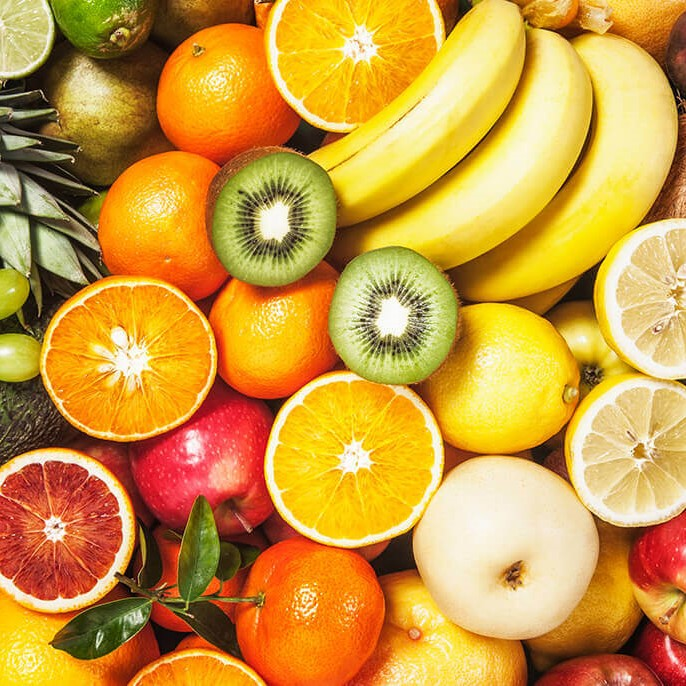
#> input picture assets/images/fruits.jpg, 686 x 686 px
$ jupyter execute '7 - 8.2. Cropping and Concatenating Images.ipynb'   (shell and % lines are left out)
#> lines starting #> are read from the running program, lines starting #| are printed output that depends on the picture
**Jarrian Vince G. Gojar**\
Instructor I\
*College of Information and Communications Technology, Sorsogon State University, Philippines*

# Introduction

In image processing, `cropping` refers to extracting a segment of an image. This is useful when you want to focus on a specific part of an image.

`Concatenating` images refers to combining two or more images into a single image.

**Read More:**

- [Cropping](https://en.wikipedia.org/wiki/Cropping_(image))
- [Concatenation](https://en.wikipedia.org/wiki/Concatenation)

# Setup

# Initial Setup

[cell 1]
# Import Libraries
import os
import cv2
import numpy as np
import matplotlib.pyplot as plt

# Asset Root
asset_root = os.path.join(os.getcwd(), '../../assets')

# Image Path
image_path = os.path.join(asset_root, 'images', 'fruits.jpg')

# Read Image and convert to RGB
input_image = cv2.cvtColor(cv2.imread(image_path), cv2.COLOR_BGR2RGB)

# Display Both Image
plt.figure("Fruits")

plt.imshow(input_image, cmap='gray')
plt.title("Original Image")
plt.axis('off')

plt.show()

# Cropping Images

To `crop` an image, you need to specify the region of interest (ROI) that you want to extract.
The ROI is defined by the top-left corner and the bottom-right corner of the region.

[cell 2]
# Define the region of interest
x1, y1 = 200, 150
x2, y2 = 350, 300

# Crop the image
cropped_image = input_image[y1:y2, x1:x2]
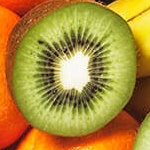
#> cropped_image: shape (150, 150, 3); mean R, G, B 173.3, 138.3, 56.8

# Display Both Image
plt.figure("Fruits")

plt.subplot(1, 2, 1)
plt.imshow(input_image)
plt.title(f"Original Image: {input_image.shape[0]}x{input_image.shape[1]}")
plt.axis('off')

plt.subplot(1, 2, 2)
plt.imshow(cropped_image)
plt.title(f"Cropped Image: {cropped_image.shape[0]}x{cropped_image.shape[1]}")
plt.axis('off')

plt.show()
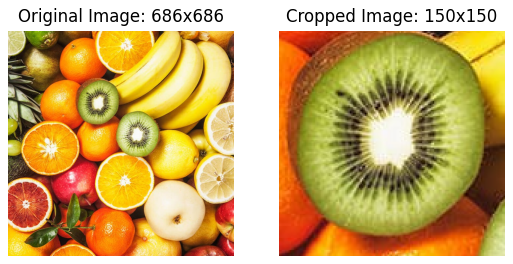
#> figure drawn by matplotlib, 2 panels

An image can be cropped by specifying the region of interest (ROI) using the top-left and bottom-right corners of the region.
The `input_image[y1:y2, x1:x2]` syntax is used to crop the image. The `y1:y2` and `x1:x2` specify the range of rows and columns to be extracted from the image.
`x1` and `y1` are the coordinates of the top-left corner of the region, while `x2` and `y2` are the coordinates of the bottom-right corner of the region.

# Concatenation of Images

In image processing, `concatenation` refers to combining two or more images into a single image.

To concatenate images, you need to ensure that the images have the same dimensions along the axis you want to concatenate them.

[cell 3]
# Set the dimensions of the images
width = input_image.shape[1] // 2
#> width = 343
height = input_image.shape[0] // 2
#> height = 343

# Divide the image into four parts
image1 = input_image[:height, :width]
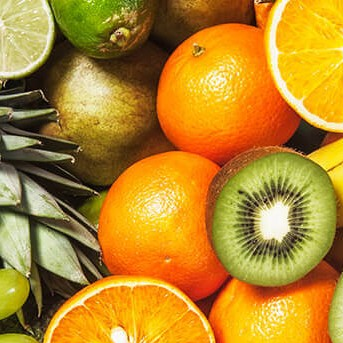
#> image1: shape (343, 343, 3); mean R, G, B 181.3, 134.6, 42.5
image2 = input_image[:height, width:]
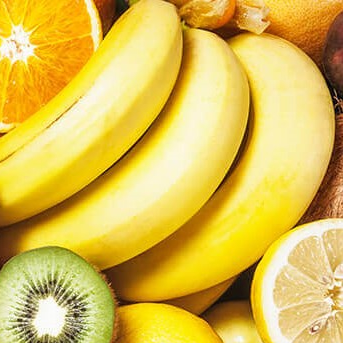
#> image2: shape (343, 343, 3); mean R, G, B 219.8, 189.3, 80.2
image3 = input_image[height:, :width]
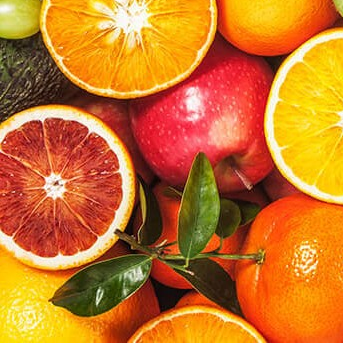
#> image3: shape (343, 343, 3); mean R, G, B 198.7, 116.7, 41
image4 = input_image[height:, width:]
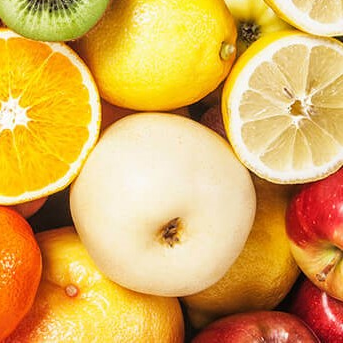
#> image4: shape (343, 343, 3); mean R, G, B 218.6, 172, 89

# Concatenate the images
concat1 = np.concatenate((image1, image3), axis=1)
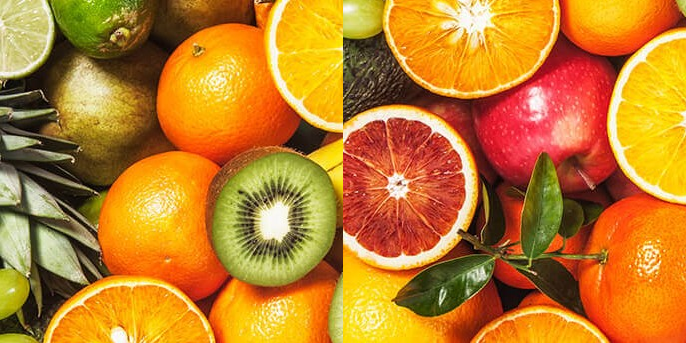
#> concat1: shape (343, 686, 3); mean R, G, B 190, 125.6, 41.7
concat2 = np.concatenate((image2, image4), axis=1)
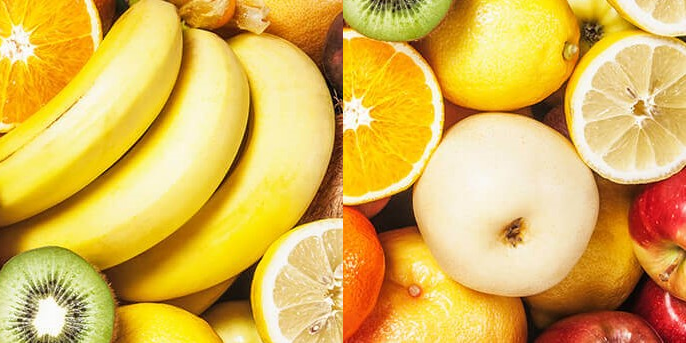
#> concat2: shape (343, 686, 3); mean R, G, B 219.2, 180.7, 84.6
concatenated_image = np.concatenate((concat1, concat2), axis=0)
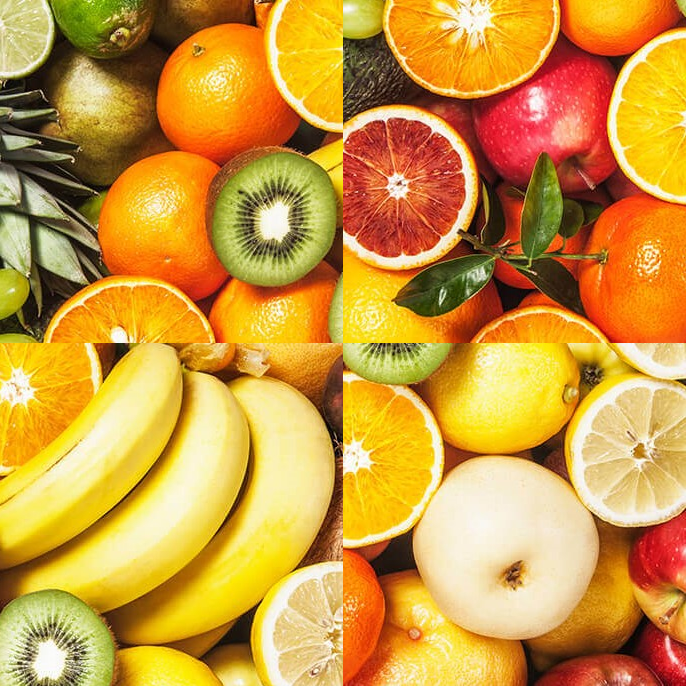
#> concatenated_image: shape (686, 686, 3); mean R, G, B 204.6, 153.2, 63.2

plt.figure(figsize=(10, 10))

plt.subplot(4, 1, 1)
plt.imshow(input_image)
plt.title(f"Original Image")
plt.axis('off')

plt.subplot(4, 1, 2)
plt.imshow(concat1)
plt.title(f"Concatenated Image 1")
plt.axis('off')

plt.subplot(4, 1, 3)
plt.imshow(concat2)
plt.title(f"Concatenated Image 2")
plt.axis('off')

plt.subplot(4, 1, 4)
plt.imshow(concatenated_image)
plt.title(f"Concatenated Image")
plt.axis('off')

plt.show()
